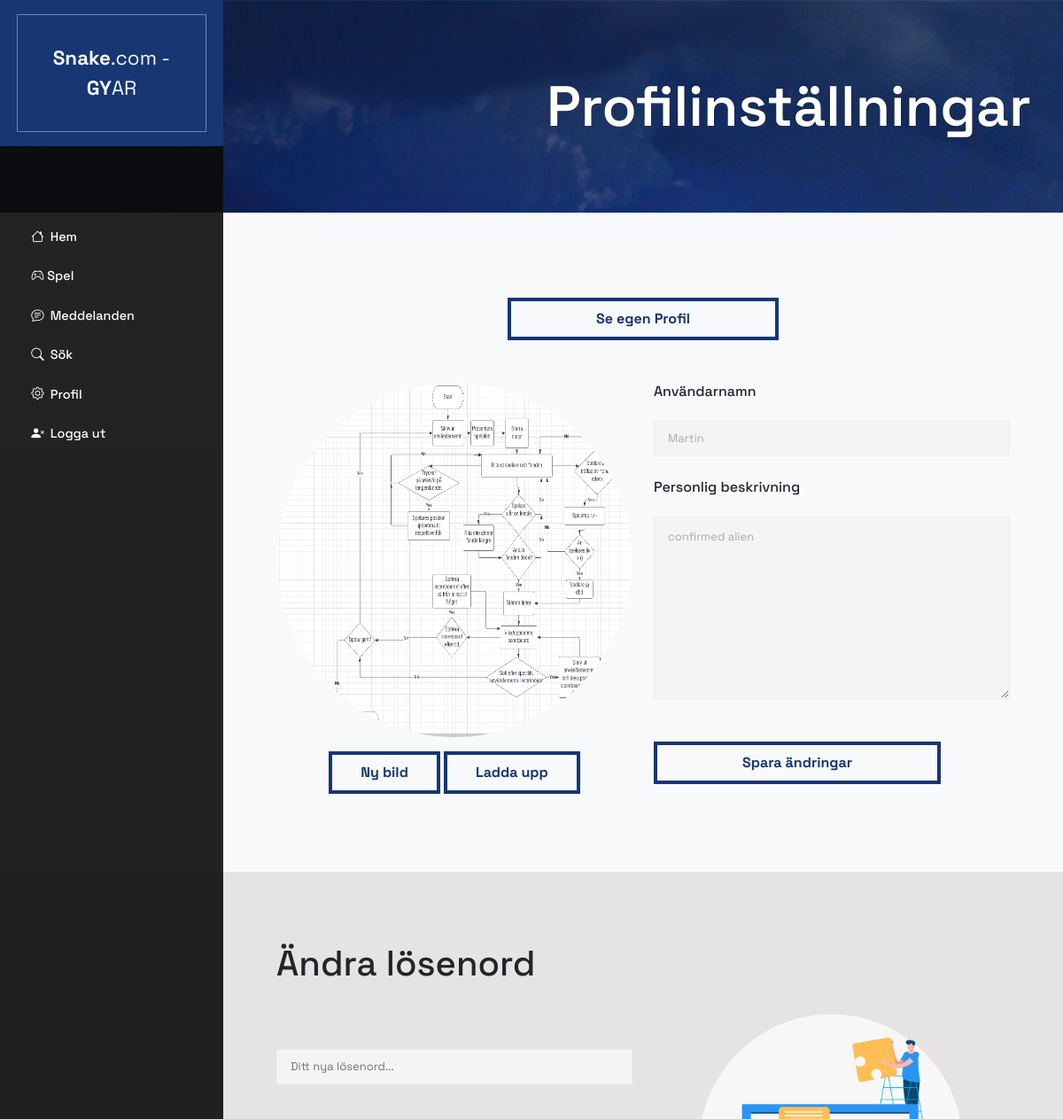
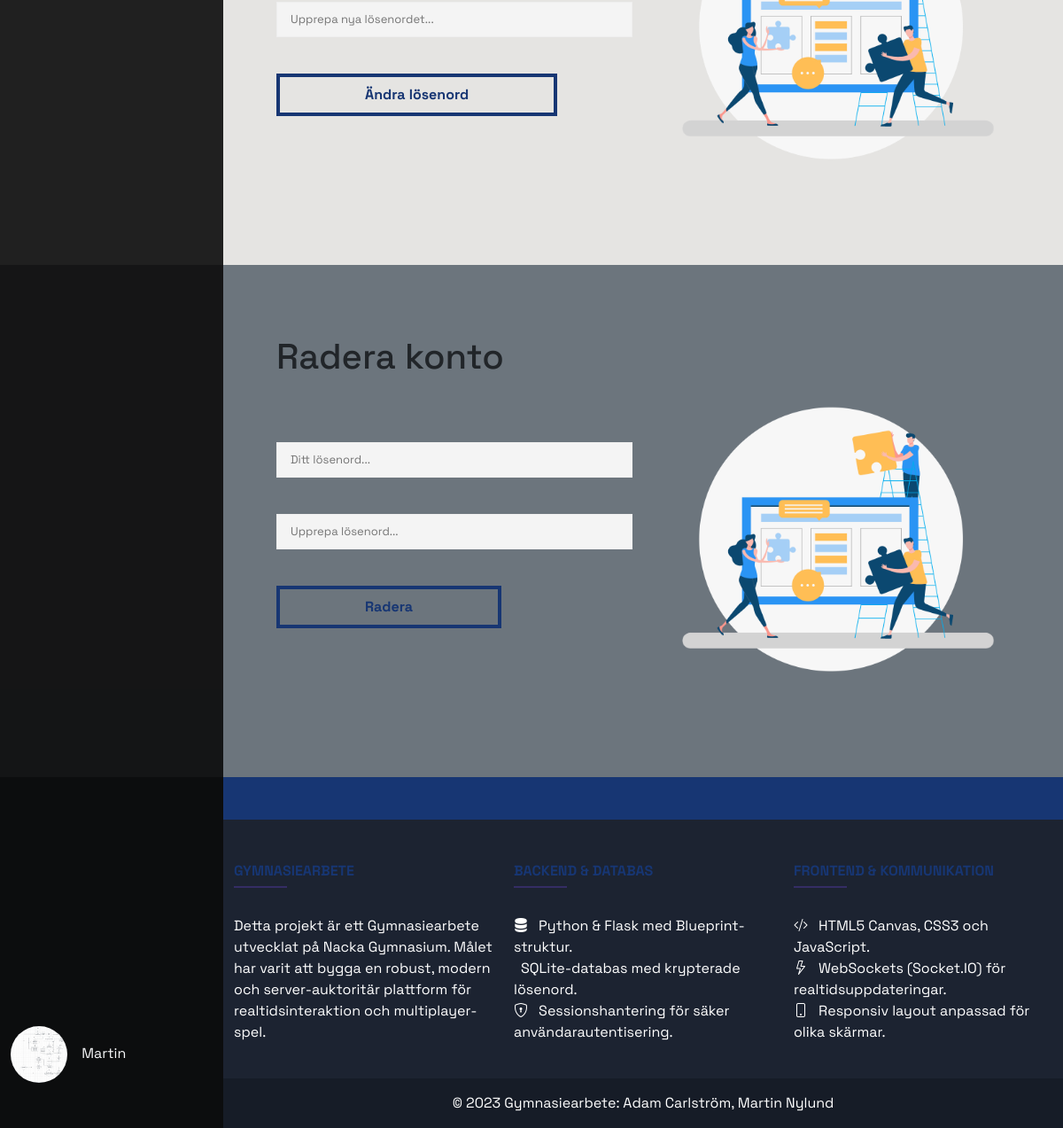
Screenshot of /own_profile (signed in) with the database file from the repository (2 pictures, top to bottom).
### tables this page shows
CREATE TABLE users (
    id INTEGER PRIMARY KEY,
    username TEXT NOT NULL,
    password TEXT NOT NULL,
    description TEXT,
    profile_picture TEXT, 
    creation_date TEXT
);

### my_server/profiles/profiles.py (the view)
@profiles_bp.route('/own_profile')
def own_profile():
    if 'logged_in' not in session or session['logged_in'] == False:
        abort(401)
    conn = create_connection(current_app.config['DB_PATH'])
    cur = conn.cursor()
    cur.execute('SELECT * FROM users WHERE id = ?', (session['user']['id'],))
    user_info = cur.fetchone()
    session['page'] = 'own_profile'
    return render_template('own_profile.html', active_page='own_profile', user_info=user_info)

### my_server/databasehandler.py (called while the page is built)
def create_connection(db_file = config['DB_PATH']):
    conn = None
    try:
        conn = sqlite3.connect(db_file)
    except sqlite3.Error as e:
        print(e)
    return conn

### my_server/profiles/templates/own_profile.html (shortened to what this page needs)
{% extends 'base.html' %}
{% block header %}
<div class="header-small">
  <div class="header-content">
    <div class="header-text">Profilinställningar</div>
  </div>
</div>
{% endblock %}
{% block content1 %}
<div class="box-padding">
  <div class="row">
      <div class="text-center ">
    <form action="{{url_for('profiles_bp.view_profile', id=user_info[0])}}" method="get">
    <input type="submit" value="Se egen Profil" class="button button-large" id="profile_link">
  </form>
  </div>
    <div class="col-sm-12 col-md-6 my-5">
      <img src="../static/uploads/{{user_info[4]}}" alt="Profile picture" class="center-horizontal profile-image"
        style="width: 25rem; height: 25rem;">
      <div class="text-center">
        <form enctype="multipart/form-data" action="{{url_for('profiles_bp.upload_file')}}" method="post">
          <label class="button button-small text-center">
            Ny bild
          </label>
          <input type="submit" value="Ladda upp" class="button button-small">
        </form>
      </div>
    </div>
    <div class="col-sm-12 col-md-6">
      <form action="{{url_for('profiles_bp.update_user_info')}}" , method="post" class="my-5">
        <h6>Användarnamn</h3>
          <input name="username" type="text" class="contact mt-3" value="{{user_info[1]}}">
          <h6>Personlig beskrivning</h3>
            <textarea name="description" type="text" class="contact mt-3" rows="5" cols="50"
              style="height:auto;">{{user_info[3]}}</textarea>
            <input type="submit" value="Spara ändringar" class="button">
      </form>
    </div>
  </div>
</div>
{% endblock %}
{%block content2%}
<div class="box-padding">
  <h1>
    Ändra lösenord
  </h1>
  <div class="row">
    <div class="col-sm-12 col-md-6 my-5">
      <form action="{{url_for('profiles_bp.change_password')}}" method="post">
        <input name="password" type="password" class="contact mt-3" id="password" placeholder="Ditt nya lösenord...">
        <input name="password_repeat" type="password" class="contact mt-3" id="password_repeat"
          placeholder="Upprepa nya lösenordet...">
        <input type="submit" value="Ändra lösenord" class="button">
      </form>
    </div>
    <div class="col-sm-12 col-md-6" style="transform: translateY(-10%);">
      <img src="../static/images/creative-team.png" alt="Logging in illustration" class="image center-horizontal">
    </div>
  </div>
</div>
{%endblock%}¨
{% block content4 %}
<div class="box-padding">
  <h1>
    Radera konto
  </h1>
  <div class="row">
    <div class="col-sm-12 col-md-6 my-5">
      <form action="{{url_for('profiles_bp.delete_account')}}" method="post">
        <input name="password" type="password" class="contact mt-3" id="password" placeholder="Ditt lösenord...">
        <input name="password_repeat" type="password" class="contact mt-3" id="password_repeat"
          placeholder="Upprepa lösenord...">
        <input type="submit" value="Radera" class="button">
      </form>
    </div>
    <div class="col-sm-12 col-md-6" style="transform: translateY(-10%);">
      <img src="../static/images/creative-team.png" alt="Logging in illustration" class="image center-horizontal">
    </div>
  </div>
</div>
{%endblock%}

### my_server/templates/base.html (shortened to what this page needs)
<!DOCTYPE html>
<html lang="en">
<head>
    <link rel="stylesheet" href="{{ url_for('static', filename='style.css') }}">
    <link href="https://cdn.jsdelivr.net/npm/bootstrap@5.0.2/dist/css/bootstrap.min.css" rel="stylesheet"
>
    <link rel="stylesheet" href="https://cdn.jsdelivr.net/npm/bootstrap-icons@1.5.0/font/bootstrap-icons.css">
</head>
<body>
    <div class="all">
        <nav class="glide-left" id="sidebar-navigation">
            <div class="bg-theme py-3">
                <div class="bg-theme logo text-light text-center"> <strong>Snake</strong>.com - <strong>GY</strong>AR</div>
            </div>
            <ul class="d-lg-block links">
                <li><a class="nav-link" href="{{url_for('auth_bp.index')}}">
                        <h5 class="navigation-link">
                            <i class="bi bi-house icon"></i>
                            Hem
                        </h5>
                    </a>
                </li>
                {% if session['logged_in'] == False %}
                <li><a class="nav-link" href="{{url_for('auth_bp.log_in')}}">
                        <h5 class="navigation-link">
                            <i class="bi bi-person-square icon"></i>
                            Logga in
                        </h5>
                    </a>
                </li>
                <li><a class="nav-link" href="{{url_for('auth_bp.new_user')}}">
                        <h5 class="navigation-link">
                            <i class="bi bi-person-plus-fill icon"></i>
                            Skapa konto
                        </h5>
                    </a>
                </li>
                {% else %}
                <li><a class="nav-link" href="{{url_for('game_bp.game_hub')}}">
                        <h5 class="navigation-link">
                            <i class="bi bi-controller"></i>
                            Spel
                        </h5>
                    </a>
                </li>
                <li><a class="nav-link" href="{{url_for('messages_bp.messages')}}">
                        <h5 class="navigation-link">
                            {%if session['message_notification']%}
                            <i class="bi bi-chat-text icon icons-unread message_icon"></i>
                            {%else%}
                            <i class="bi bi-chat-text icon message_icon"></i>
                            {%endif%}
                            Meddelanden
                        </h5>
                    </a>
                </li>
                <li><a class="nav-link" href="{{url_for('search_bp.search_users')}}">
                        <h5 class="navigation-link">
                            <i class="bi bi-search icon"></i>
                            Sök
                        </h5>
                    </a>
                </li>
                <li><a class="nav-link" href="{{url_for('profiles_bp.own_profile')}}">
                        <h5 class="navigation-link">
                            <i class="bi bi-gear icon"></i>
                            Profil
                        </h5>
                    </a>
                </li>
                <li><a class="nav-link" href="{{url_for('auth_bp.logout')}}">
                        <h5 class="navigation-link">
                            <i class="bi bi-person-x-fill icon"></i>
                            Logga ut
                        </h5>
                    </a>
                </li>
                {% endif %}
            </ul>
            {% if session['logged_in'] == True %}
            <div class="status-position">
                <div class="text-light">
                    <img src="../static/uploads/{{session['user']['profile_picture']}}" alt="Profile"
                        class="display-horizontal profile-image">
                    <div class="display-horizontal">{{session['user']['username']}}</div>
                </div>
            </div>
            {%endif%}
        </nav>
        <div id="header">
            {%block header %}
            {% endblock %}
        </div>
        <div class="bg-light left" id="content1">
            {% block content1 %}
            {% endblock %}
        </div>
        <div class="left" id="content2" style="background-color: #E5E4E2;">
            {% block content2 %}
            {% endblock %}
        </div>
        <div class="left bg-secondary" id="content4">
            {% block content4 %}
            {% endblock %}
        </div>
        <footer class="text-center text-lg-start text-white left" style="background-color: #1c2331" id="footer">
            <div class="d-flex justify-content-between p-4 bg-theme"></div>
            <div>
                <div class="container text-center text-md-start mt-5">
                    <div class="row mt-3">
                        <div class="col-md-4 col-lg-4 col-xl-4 mx-auto mb-4">
                            <h6 class="text-uppercase fw-bold text-theme">Gymnasiearbete</h6>
                            <hr class="mb-4 mt-0 d-inline-block mx-auto" style="width: 60px; background-color: #7c4dff; height: 2px" />
                            <p>
                                Detta projekt är ett Gymnasiearbete utvecklat på Nacka Gymnasium. Målet har varit att bygga en robust, modern och server-auktoritär plattform för realtidsinteraktion och multiplayer-spel.
                            </p>
                        </div>
                        <div class="col-md-4 col-lg-4 col-xl-4 mx-auto mb-4">
                            <h6 class="text-uppercase fw-bold text-theme">Backend & Databas</h6>
                            <hr class="mb-4 mt-0 d-inline-block mx-auto" style="width: 60px; background-color: #7c4dff; height: 2px" />
                            <p>
                                <i class="bi bi-server me-2"></i> Python & Flask med Blueprint-struktur.<br>
                                 SQLite-databas med krypterade lösenord.<br>
                                <i class="bi bi-shield-lock me-2"></i> Sessionshantering för säker användarautentisering.
                            </p>
                        </div>
                        <div class="col-md-4 col-lg-4 col-xl-4 mx-auto mb-4">
                            <h6 class="text-uppercase fw-bold text-theme">Frontend & Kommunikation</h6>
                            <hr class="mb-4 mt-0 d-inline-block mx-auto" style="width: 60px; background-color: #7c4dff; height: 2px" />
                            <p>
                                <i class="bi bi-code-slash me-2"></i> HTML5 Canvas, CSS3 och JavaScript.<br>
                                <i class="bi bi-lightning me-2"></i> WebSockets (Socket.IO) för realtidsuppdateringar.<br>
                                <i class="bi bi-phone me-2"></i> Responsiv layout anpassad för olika skärmar.
                            </p>
                        </div>
                    </div>
                </div>
            </div>
            <div class="text-center p-3" style="background-color: rgba(0, 0, 0, 0.2)">
                © 2023 Gymnasiearbete:
                <a class="text-white text-decoration-none" href="#">Adam Carlström, Martin Nylund</a>
            </div>
        </footer>
    </div>
</body>
</html>

### my_server/static/style.css (style rules this page uses)
html { scroll-behavior: smooth; }
body { background-image: url("images/landscape.jpg"); background-repeat: no-repeat; background-size: cover; background-attachment: fixed; animation-name: image; animation-duration: 60s; animation-delay: 1s; animation-iteration-count: infinite; overflow-x: hidden; }
.all { font-family: 'Space Grotesk', sans-serif; }
.glide-left { animation: glide-left 0.5s ease-out forwards; }
.header-small { height: 30vh; }
.left { padding: 0 0 0 21%; }
.header-content { position: relative; float: right; text-align: right; top: 50%; transform: translateY(-50%); right: 3%; width: 40rem; color: white; text-shadow: 0 0 0.1vh black; font-family: 'Space Grotesk', sans-serif; }
.header-text { font-weight: 600; font-size: 400%; line-height: 4rem; }
#sidebar-navigation { width: 21%; float: left; height: 100%; position: fixed; top:0; left:0; background-color: rgba(12, 12, 12, 0.9); z-index: 100; }
.links { margin-top: 10vh; }
.navigation-link { font-size: 1.2vw; color: white; padding: 1.3vh 0 1.3vh 2vw; transition: 0.5s; margin: -0.3rem; animation-timing-function: ease-out; border-left: 0 solid rgba(0, 0, 0, 0); transform: translateX(-2rem); }
.icon { margin: 0 2% 0 0; transform: translateY(-10%); }
.status-position { position: fixed; bottom: 2%; }
.contact { padding-left: 15px; font-size: 13px; color: #aaa; background-color: #f4f4f4; border: 1px solid #eee; outline: none; box-shadow: none; line-height: 40px; width: 100%; height: 40px; margin-bottom: 25px; margin-top: 1rem; }
.button { background-color: rgba(0, 0, 0, 0); border: 0.3rem solid #173673; padding: 0.5rem 8vw 0.5rem 8vw; justify-content: center; font-weight: bold; color: #173673; transition: 0.3s; margin-top: 1rem; }
.button-small { padding-right: 2rem; padding-left: 2rem; }
.bg-theme { background-color: #173673; }
.text-theme { color: #173673; }
.logo { margin: auto; border-style: solid; border-width: 0.1rem; border-color: rgba(255, 255, 255, 0.4); padding: 2rem; justify-content: center; width: 85%; font-size: 140%; }
.image { width: 100%; }
.display-horizontal { display: inline; margin-left: 1vw; }
.center-horizontal { position: relative; left: 50%; transform: translateX(-50%); }
.profile-image { width: 4rem; height: 4rem; border-radius: 50%; }
.box-padding { padding: 5rem 5vw 5vh 5vw; width: 100%; }

### rows the page displays
users: user.username "Martin", profile_picture (picture), username "Martin", description "confirmed alien"
